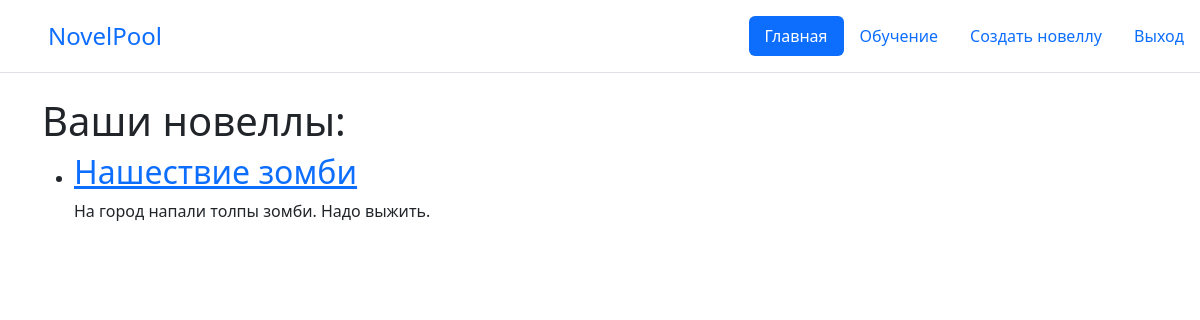
/accounts/profile/ (signed in), run on an earlier commit of the app's database.
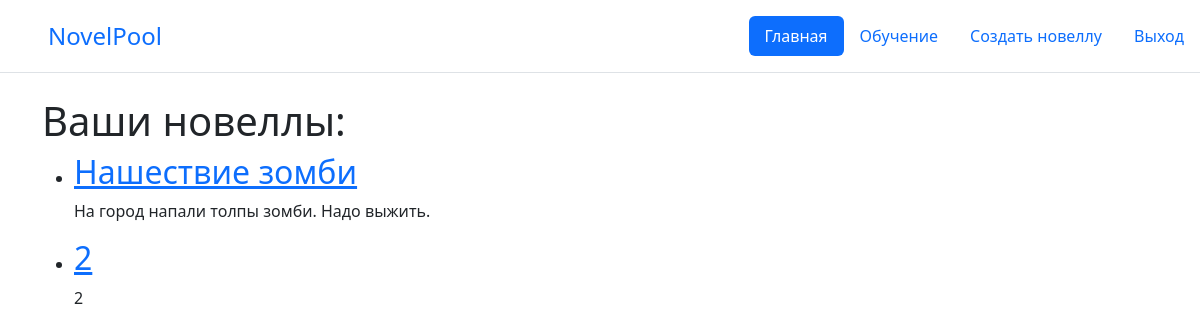
And on a later commit of the database.
### novelpoolapp/models.py (models this page shows, shortened)
class Novel(models.Model):
    name = models.CharField('Название', max_length=200)
    description = models.TextField('Описание')
    status = models.IntegerField('Статус',default=1)
    owner = models.ForeignKey(User, on_delete=models.CASCADE, verbose_name='Владелец')
    class Meta:
        verbose_name = 'Новелла'
        verbose_name_plural = 'Новеллы'

### novelpoolapp/views.py (the view)
# urls.py: path('accounts/profile/', login_required(ProfileView.as_view()), name='profile'),
class ProfileView(DetailView):
    model=User
    template_name = 'novelpool/profile.html'
    context_object_name = 'user'
    def get_object(self):
        return self.request.user
    def get_context_data(self, **kwargs):
        context = super().get_context_data(**kwargs)
        context['novels'] = Novel.objects.filter(owner=self.request.user).all()
        return context

### novelpoolapp/templates/novelpool/profile.html (shortened to what this page needs)
{% extends 'base.html' %}
{% block content %}
<h1>Ваши новеллы:</h1>
<ul>
{% for novel in novels %}
    <li><h2><a href = "{% url 'novel' novel_id=novel.id %}">{{ novel.name }}</a></h2></li>
    <p>{{ novel.description }}</p>
{% endfor %}
</ul>
{% endblock %}

What changed in the data, as far as the page shows it:
added Novel: name "2", description "2"
